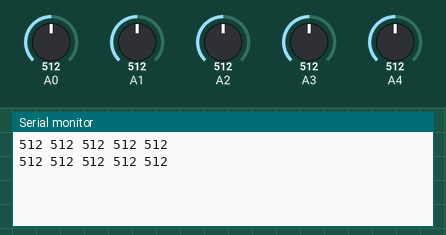
Bench run of a sketch on a simulated Arduino Uno, built with avr-gcc and run on an emulated ATmega328P. Shown: the last lines printed to the serial monitor. Inputs (shaded band) come from the test bench; at power-on: A0 = 512, A1 = 512, A2 = 512, A3 = 512, A4 = 512.

Above: at 2.8 s.
2.9 s: A0 set to 716
At 5.0 s:
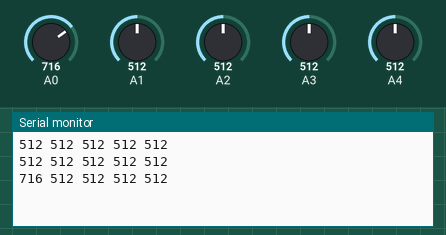
5.6 s: A1 set to 716
At 6.6 s:
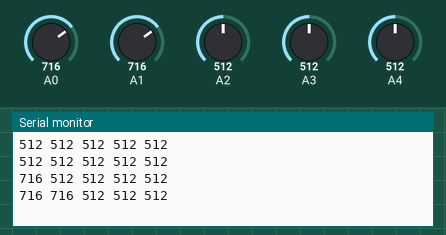
8.3 s: A2 set to 716
At 10.8 s:
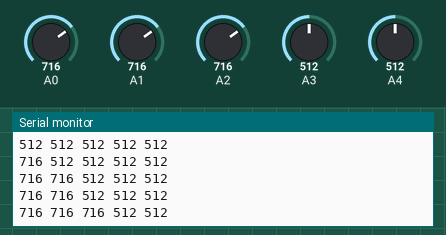
11.0 s: A3 set to 716
At 12.5 s:
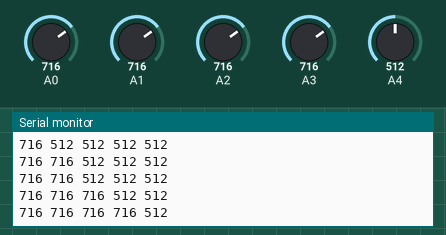
13.7 s: A4 set to 716
At 15.3 s:
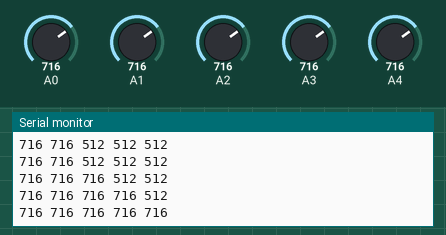
16.4 s: A0 set to 992
At 18.4 s:
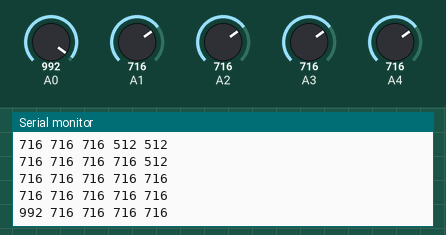
Timing chart, 0 to 19.9 s (numbered marks = the images above; inputs shaded):
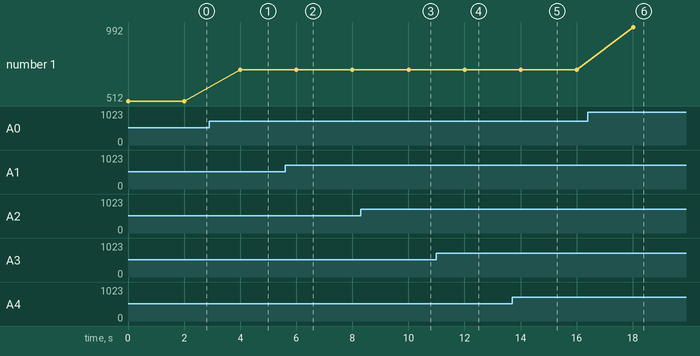

The sketch:

PID_controller_test_1.ino
```cpp
long sensors_average;
int sensors_sum;
int Position;
int sensorPins[] = {1, 2, 3, 7, 8, 9, 10};
long sensorValues[] = {0, 0, 0, 0, 0, 0, 0};   // Array used to store 5 readings for 5sensors.

void setup(){
 Serial.begin(9600);
}

void loop(){
  sensors_average = 0;
  sensors_sum = 0;

  for (int i = 0; i < 5; i++){
  sensorValues[i] = analogRead(i);
  Serial.print(int(sensorValues[i]));
  Serial.print(" ");

  }
  Serial.print("\n");
  delay(2000);
//  sensors_average += sensorValues[i] * i * 1000;   //Calculating the weighted mean
//  sensors_sum += int(sensorValues[i]);}            //Calculating sum of sensor readings
//  Position = int(sensors_average / sensors_sum);
//  Serial.print("Average : ");
//  Serial.print(sensors_average);
//  Serial.println(' ');
//  Serial.print("Sum : ");
//  Serial.print(sensors_sum);
//  Serial.println(' ');
//  Serial.print("Position : ");
//  Serial.print(Position);
//  Serial.println(' ');
//  Serial.println(' ');
}
```

Measured:
- after the input at 2.9 s, the serial monitor: prints a new line after 1.1 s (image 1)
- after the input at 5.6 s, the serial monitor: prints a new line after 0.40 s (image 2)
- after the input at 8.3 s, the serial monitor: prints a new line after 1.7 s (image 3)
- after the input at 11.0 s, the serial monitor: prints a new line after 1.0 s (image 4)
- after the input at 13.7 s, the serial monitor: prints a new line after 0.31 s (image 5)
- after the input at 16.4 s, the serial monitor: prints a new line after 1.6 s (image 6)
- plotted number 1: 512 → 716 after the input at 2.9 s, 716 → 992 after the input at 16.4 s
